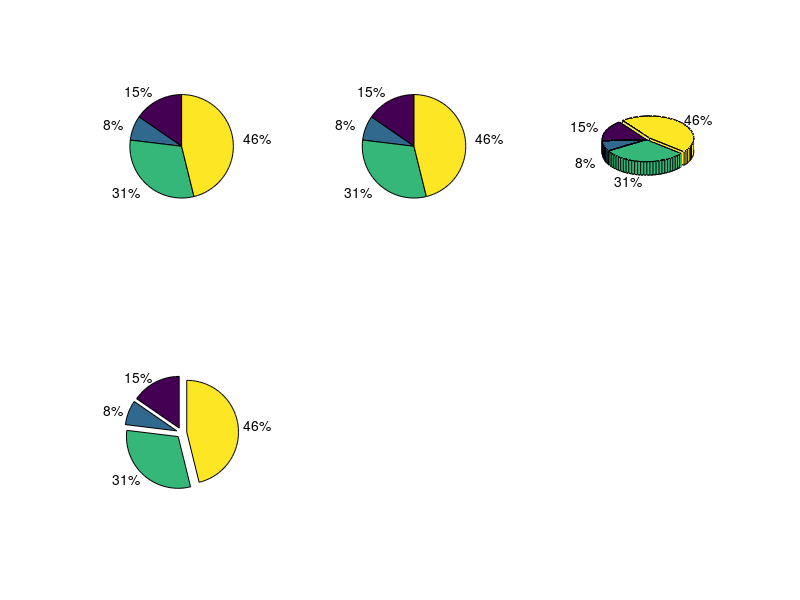

Source code (MATLAB):
% 06 9
% Pie Charts
clc
clear

a = [10 5 20 30];
subplot(2, 3, 1);
pie(a);

subplot(2, 3, 2);
pie(a, [0, 0, 0, 0]);

subplot(2, 3, 3);
pie3(a, [0, 0, 0, 1]);

subplot(2, 3, 4);
pie(a, [1, 1, 1, 1])
